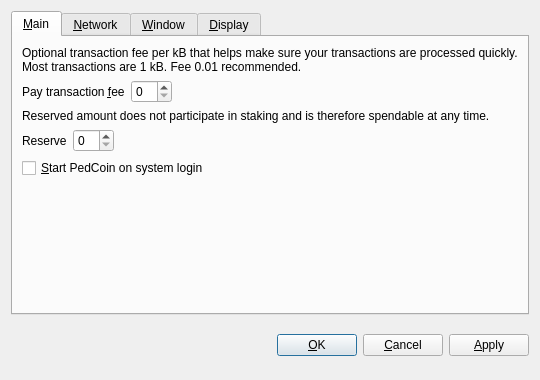
<?xml version="1.0" encoding="UTF-8"?>
<ui version="4.0">
 <class>OptionsDialog</class>
 <widget class="QDialog" name="OptionsDialog">
  <property name="geometry">
   <rect>
    <x>0</x>
    <y>0</y>
    <width>540</width>
    <height>380</height>
   </rect>
  </property>
  <property name="windowTitle">
   <string>Options</string>
  </property>
  <property name="modal">
   <bool>true</bool>
  </property>
  <layout class="QVBoxLayout" name="verticalLayout">
   <item>
    <widget class="QTabWidget" name="tabWidget">
     <property name="tabPosition">
      <enum>QTabWidget::North</enum>
     </property>
     <property name="currentIndex">
      <number>0</number>
     </property>
     <widget class="QWidget" name="tabMain">
      <attribute name="title">
       <string>&amp;Main</string>
      </attribute>
      <layout class="QVBoxLayout" name="verticalLayout_Main">
       <item>
        <widget class="QLabel" name="transactionFeeInfoLabel">
         <property name="text">
          <string>Optional transaction fee per kB that helps make sure your transactions are processed quickly. Most transactions are 1 kB. Fee 0.01 recommended.</string>
         </property>
         <property name="textFormat">
          <enum>Qt::PlainText</enum>
         </property>
         <property name="wordWrap">
          <bool>true</bool>
         </property>
        </widget>
       </item>
       <item>
        <layout class="QHBoxLayout" name="horizontalLayoutFee">
         <item>
          <widget class="QLabel" name="transactionFeeLabel">
           <property name="text">
            <string>Pay transaction &amp;fee</string>
           </property>
           <property name="textFormat">
            <enum>Qt::PlainText</enum>
           </property>
           <property name="buddy">
            <cstring>transactionFee</cstring>
           </property>
          </widget>
         </item>
         <item>
          <widget class="BitcoinAmountField" name="transactionFee"/>
         </item>
         <item>
          <spacer name="horizontalSpacerFee">
           <property name="orientation">
            <enum>Qt::Horizontal</enum>
           </property>
           <property name="sizeHint" stdset="0">
            <size>
             <width>40</width>
             <height>20</height>
            </size>
           </property>
          </spacer>
         </item>
        </layout>
       </item>
       <item>
        <widget class="QLabel" name="reserveBalanceInfoLabel">
         <property name="text">
          <string>Reserved amount does not participate in staking and is therefore spendable at any time.</string>
         </property>
         <property name="textFormat">
          <enum>Qt::PlainText</enum>
         </property>
         <property name="wordWrap">
          <bool>true</bool>
         </property>
        </widget>
       </item>
       <item>
        <layout class="QHBoxLayout" name="horizontalLayoutReserveBalance">
         <item>
          <widget class="QLabel" name="reserveBalanceLabel">
           <property name="text">
            <string>Reserve</string>
           </property>
           <property name="textFormat">
            <enum>Qt::PlainText</enum>
           </property>
           <property name="buddy">
            <cstring>reserveBalance</cstring>
           </property>
          </widget>
         </item>
         <item>
          <widget class="BitcoinAmountField" name="reserveBalance"/>
         </item>
         <item>
          <spacer name="horizontalSpacerReserveBalance">
           <property name="orientation">
            <enum>Qt::Horizontal</enum>
           </property>
           <property name="sizeHint" stdset="0">
            <size>
             <width>40</width>
             <height>20</height>
            </size>
           </property>
          </spacer>
         </item>
        </layout>
       </item>
       <item>
        <widget class="QCheckBox" name="bitcoinAtStartup">
         <property name="toolTip">
          <string>Automatically start PedCoin after logging in to the system.</string>
         </property>
         <property name="text">
          <string>&amp;Start PedCoin on system login</string>
         </property>
        </widget>
       </item>
       <item>
        <spacer name="verticalSpacer_Main">
         <property name="orientation">
          <enum>Qt::Vertical</enum>
         </property>
         <property name="sizeHint" stdset="0">
          <size>
           <width>20</width>
           <height>40</height>
          </size>
         </property>
        </spacer>
       </item>
      </layout>
     </widget>
     <widget class="QWidget" name="tabNetwork">
      <attribute name="title">
       <string>&amp;Network</string>
      </attribute>
      <layout class="QVBoxLayout" name="verticalLayout_Network">
       <item>
        <widget class="QCheckBox" name="mapPortUpnp">
         <property name="toolTip">
          <string>Automatically open the PedCoin client port on the router. This only works when your router supports UPnP and it is enabled.</string>
         </property>
         <property name="text">
          <string>Map port using &amp;UPnP</string>
         </property>
        </widget>
       </item>
       <item>
        <widget class="QCheckBox" name="connectSocks">
         <property name="toolTip">
          <string>Connect to the PedCoin network through a SOCKS proxy (e.g. when connecting through Tor).</string>
         </property>
         <property name="text">
          <string>&amp;Connect through SOCKS proxy:</string>
         </property>
        </widget>
       </item>
       <item>
        <layout class="QHBoxLayout" name="horizontalLayout_Network">
         <item>
          <widget class="QLabel" name="proxyIpLabel">
           <property name="text">
            <string>Proxy &amp;IP:</string>
           </property>
           <property name="textFormat">
            <enum>Qt::PlainText</enum>
           </property>
           <property name="buddy">
            <cstring>proxyIp</cstring>
           </property>
          </widget>
         </item>
         <item>
          <widget class="QValidatedLineEdit" name="proxyIp">
           <property name="maximumSize">
            <size>
             <width>140</width>
             <height>16777215</height>
            </size>
           </property>
           <property name="toolTip">
            <string>IP address of the proxy (e.g. 127.0.0.1)</string>
           </property>
          </widget>
         </item>
         <item>
          <widget class="QLabel" name="proxyPortLabel">
           <property name="text">
            <string>&amp;Port:</string>
           </property>
           <property name="textFormat">
            <enum>Qt::PlainText</enum>
           </property>
           <property name="buddy">
            <cstring>proxyPort</cstring>
           </property>
          </widget>
         </item>
         <item>
          <widget class="QLineEdit" name="proxyPort">
           <property name="maximumSize">
            <size>
             <width>55</width>
             <height>16777215</height>
            </size>
           </property>
           <property name="toolTip">
            <string>Port of the proxy (e.g. 9050)</string>
           </property>
          </widget>
         </item>
         <item>
          <widget class="QLabel" name="socksVersionLabel">
           <property name="text">
            <string>SOCKS &amp;Version:</string>
           </property>
           <property name="textFormat">
            <enum>Qt::PlainText</enum>
           </property>
           <property name="buddy">
            <cstring>socksVersion</cstring>
           </property>
          </widget>
         </item>
         <item>
          <widget class="QValueComboBox" name="socksVersion">
           <property name="toolTip">
            <string>SOCKS version of the proxy (e.g. 5)</string>
           </property>
          </widget>
         </item>
         <item>
          <spacer name="horizontalSpacer_Network">
           <property name="orientation">
            <enum>Qt::Horizontal</enum>
           </property>
           <property name="sizeHint" stdset="0">
            <size>
             <width>40</width>
             <height>20</height>
            </size>
           </property>
          </spacer>
         </item>
        </layout>
       </item>
       <item>
        <spacer name="verticalSpacer_Network">
         <property name="orientation">
          <enum>Qt::Vertical</enum>
         </property>
         <property name="sizeHint" stdset="0">
          <size>
           <width>20</width>
           <height>40</height>
          </size>
         </property>
        </spacer>
       </item>
      </layout>
     </widget>
     <widget class="QWidget" name="tabWindow">
      <attribute name="title">
       <string>&amp;Window</string>
      </attribute>
      <layout class="QVBoxLayout" name="verticalLayout_Window">
       <item>
        <widget class="QCheckBox" name="minimizeToTray">
         <property name="toolTip">
          <string>Show only a tray icon after minimizing the window.</string>
         </property>
         <property name="text">
          <string>&amp;Minimize to the tray instead of the taskbar</string>
         </property>
        </widget>
       </item>
       <item>
        <widget class="QCheckBox" name="minimizeOnClose">
         <property name="toolTip">
          <string>Minimize instead of exit the application when the window is closed. When this option is enabled, the application will be closed only after selecting Quit in the menu.</string>
         </property>
         <property name="text">
          <string>M&amp;inimize on close</string>
         </property>
        </widget>
       </item>
       <item>
        <spacer name="verticalSpacer_Window">
         <property name="orientation">
          <enum>Qt::Vertical</enum>
         </property>
         <property name="sizeHint" stdset="0">
          <size>
           <width>20</width>
           <height>40</height>
          </size>
         </property>
        </spacer>
       </item>
      </layout>
     </widget>
     <widget class="QWidget" name="tabDisplay">
      <attribute name="title">
       <string>&amp;Display</string>
      </attribute>
      <layout class="QVBoxLayout" name="verticalLayout_Display">
       <item>
        <layout class="QHBoxLayout" name="horizontalLayout_1_Display">
         <item>
          <widget class="QLabel" name="langLabel">
           <property name="text">
            <string>User Interface &amp;language:</string>
           </property>
           <property name="textFormat">
            <enum>Qt::PlainText</enum>
           </property>
           <property name="buddy">
            <cstring>lang</cstring>
           </property>
          </widget>
         </item>
         <item>
          <widget class="QValueComboBox" name="lang">
           <property name="toolTip">
            <string>The user interface language can be set here. This setting will take effect after restarting PedCoin.</string>
           </property>
          </widget>
         </item>
        </layout>
       </item>
       <item>
        <layout class="QHBoxLayout" name="horizontalLayout_2_Display">
         <item>
          <widget class="QLabel" name="unitLabel">
           <property name="text">
            <string>&amp;Unit to show amounts in:</string>
           </property>
           <property name="textFormat">
            <enum>Qt::PlainText</enum>
           </property>
           <property name="buddy">
            <cstring>unit</cstring>
           </property>
          </widget>
         </item>
         <item>
          <widget class="QValueComboBox" name="unit">
           <property name="toolTip">
            <string>Choose the default subdivision unit to show in the interface and when sending coins.</string>
           </property>
          </widget>
         </item>
        </layout>
       </item>
       <item>
        <widget class="QCheckBox" name="displayAddresses">
         <property name="toolTip">
          <string>Whether to show PedCoin addresses in the transaction list or not.</string>
         </property>
         <property name="text">
          <string>&amp;Display addresses in transaction list</string>
         </property>
        </widget>
       </item>
       <item>
        <widget class="QCheckBox" name="coinControlFeatures">
         <property name="toolTip">
          <string>Whether to show coin control features or not.</string>
         </property>
         <property name="text">
          <string>Display coin &amp;control features (experts only!)</string>
         </property>
        </widget>
       </item>
       <item>
        <spacer name="verticalSpacer_Display">
         <property name="orientation">
          <enum>Qt::Vertical</enum>
         </property>
         <property name="sizeHint" stdset="0">
          <size>
           <width>20</width>
           <height>40</height>
          </size>
         </property>
        </spacer>
       </item>
      </layout>
     </widget>
    </widget>
   </item>
   <item>
    <layout class="QHBoxLayout" name="horizontalLayout_Buttons">
     <item>
      <spacer name="horizontalSpacer_1">
       <property name="orientation">
        <enum>Qt::Horizontal</enum>
       </property>
       <property name="sizeHint" stdset="0">
        <size>
         <width>40</width>
         <height>48</height>
        </size>
       </property>
      </spacer>
     </item>
     <item>
      <widget class="QLabel" name="statusLabel">
       <property name="font">
        <font>
         <weight>75</weight>
         <bold>true</bold>
        </font>
       </property>
       <property name="text">
        <string/>
       </property>
       <property name="textFormat">
        <enum>Qt::PlainText</enum>
       </property>
       <property name="wordWrap">
        <bool>true</bool>
       </property>
      </widget>
     </item>
     <item>
      <spacer name="horizontalSpacer_2">
       <property name="orientation">
        <enum>Qt::Horizontal</enum>
       </property>
       <property name="sizeHint" stdset="0">
        <size>
         <width>40</width>
         <height>48</height>
        </size>
       </property>
      </spacer>
     </item>
     <item>
      <widget class="QPushButton" name="okButton">
       <property name="text">
        <string>&amp;OK</string>
       </property>
      </widget>
     </item>
     <item>
      <widget class="QPushButton" name="cancelButton">
       <property name="text">
        <string>&amp;Cancel</string>
       </property>
       <property name="autoDefault">
        <bool>false</bool>
       </property>
      </widget>
     </item>
     <item>
      <widget class="QPushButton" name="applyButton">
       <property name="text">
        <string>&amp;Apply</string>
       </property>
       <property name="autoDefault">
        <bool>false</bool>
       </property>
      </widget>
     </item>
    </layout>
   </item>
  </layout>
 </widget>
 <customwidgets>
  <customwidget>
   <class>BitcoinAmountField</class>
   <extends>QSpinBox</extends>
   <header>bitcoinamountfield.h</header>
  </customwidget>
  <customwidget>
   <class>QValueComboBox</class>
   <extends>QComboBox</extends>
   <header>qvaluecombobox.h</header>
  </customwidget>
  <customwidget>
   <class>QValidatedLineEdit</class>
   <extends>QLineEdit</extends>
   <header>qvalidatedlineedit.h</header>
  </customwidget>
 </customwidgets>
 <resources/>
 <connections/>
</ui>
